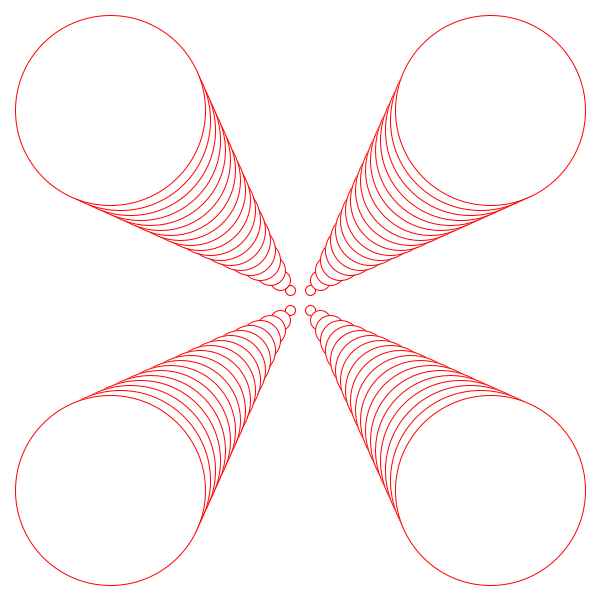
Frame 1 (no input)
Frame 60 (the mouse pressed at the canvas centre just before this capture): identical to frame 1, image omitted
Frame 120 (the mouse held since frame 60 and released just before this capture): identical to frame 1, image omitted

The Processing sketch that drew this single still picture (run headless with seeded random() and noise(); from frame 60 on, the mouse is pressed at the canvas centre):

// Processing sketch: xPatternsCircles
// ── xPatternsCircles.pde
/*
 * xPatternsCircles
 * Circles with for loops
 *
 * CC Fall 2013
 * by Ryan Raffa
 * 09/17/13
 */
 
int xOne, yOne;
int xTwo, yTwo;
int xThree, yThree;
int xFour, yFour;

float deg;

void setup() {
 
 background(255);
  
 size(600,600);
 
 xOne = -10;
 yOne = -10;

 xTwo = -10;
 yTwo = 10;

 xThree = 10;
 yThree = -10;

 xFour = 10;
 yFour = 10;
 
 deg = 0.0;
 
}

void draw() {
 background(255);
 translate(width/2,height/2);
 
// deg+=2;
// float rad = radians(deg);
// rotate(rad);
  
 for (int i = 0; i < 20; i++) {
  
   stroke(255,0,0);
   ellipse(xOne*i,yOne*i,10*i,10*i);
   ellipse(xTwo*i,yTwo*i,10*i,10*i);
   ellipse(xThree*i,yThree*i,10*i,10*i);
   ellipse(xFour*i,yFour*i,10*i,10*i);

//   rotate(PI/4);
//
//   stroke(0,0,255);
//   ellipse(xOne*i,yOne*i,10*i,10*i);
//   ellipse(xTwo*i,yTwo*i,10*i,10*i);
//   ellipse(xThree*i,yThree*i,10*i,10*i);
//   ellipse(xFour*i,yFour*i,10*i,10*i);
   
 }
  
}
